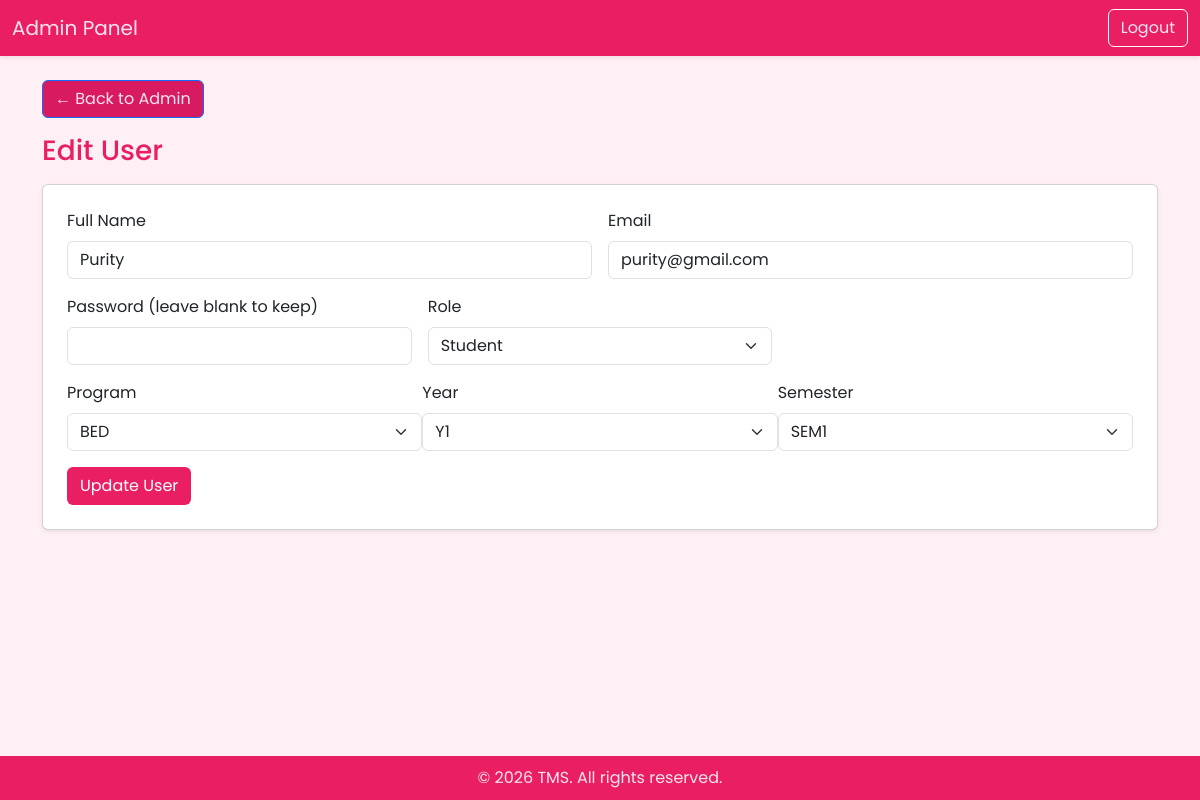
The app's page /edit_venue.php?id=16 (signed in) with its own data.
### tables this page shows
CREATE TABLE `users` (
  `id` int(11) NOT NULL,
  `name` varchar(255) NOT NULL,
  `email` varchar(255) NOT NULL,
  `password` varchar(255) NOT NULL,
  `role` enum('admin','lecturer','student') NOT NULL,
  `program` varchar(50) DEFAULT NULL,
  `year` varchar(10) DEFAULT NULL,
  `semester` varchar(10) DEFAULT NULL,
  `created_at` timestamp NOT NULL DEFAULT current_timestamp()
);

### edit_venue.php (the view, shortened to what this page needs)
<?php
require '../db.php';
$id = $_GET['id'] ?? null;
$stmt = $pdo->prepare("SELECT * FROM users WHERE id=?");
$stmt->execute([$id]);
$user = $stmt->fetch();
?>
<!DOCTYPE html>
<html lang="en">
<head>
    <link href="https://cdn.jsdelivr.net/npm/bootstrap@5.3.2/dist/css/bootstrap.min.css" rel="stylesheet">
    <link href="../assets/css/font.css" rel="stylesheet">
</head>
<body class="d-flex flex-column min-vh-100">
    <nav class="navbar navbar-expand-lg navbar-pink shadow-sm mb-4">
        <div class="container-fluid">
            <a class="navbar-brand" href="dashboard.php">Admin Panel</a>
            <a href="logout.php" class="btn btn-outline-light ms-auto">Logout</a>
        </div>
    </nav>
    <main class="container flex-grow-1 mb-5">
        <div class="mb-3">
            <a href="../admin/dashboard.php" class="btn btn-outline-primary" style="background-color:#d81b60;color:#ffe4f0">
                ← Back to Admin
            </a>
        </div>
        <h3 class="text-pink mb-3">Edit User</h3>
        <div class="card shadow-sm p-4">
            <form method="post">
                <div class="row g-3">
                    <div class="col-md-6">
                        <label class="form-label">Full Name</label>
                        <input type="text" name="name" class="form-control" value="<?= htmlspecialchars($user['name']) ?>" required>
                    </div>
                    <div class="col-md-6">
                        <label class="form-label">Email</label>
                        <input type="email" name="email" class="form-control" value="<?= htmlspecialchars($user['email']) ?>" required>
                    </div>
                    <div class="col-md-4">
                        <label class="form-label">Password (leave blank to keep)</label>
                        <input type="password" name="password" class="form-control">
                    </div>
                    <div class="col-md-4">
                        <label class="form-label">Role</label>
                        <select name="role" class="form-select" id="roleSelect" required>
                            <option value="student" <?= $user['role'] == 'student' ? 'selected' : '' ?>>Student</option>
                        </select>
                    </div>
                    <div id="studentFields" style="display:<?= $user['role'] == 'student' ? 'flex' : 'none' ?>;">
                        <div class="col-md-4">
                            <label class="form-label">Program</label>
                            <select name="program" class="form-select">
                                <option value="BED" <?= $user['program'] == 'BED' ? 'selected' : '' ?>>BED</option>
                            </select>
                        </div>
                        <div class="col-md-4">
                            <label class="form-label">Year</label>
                            <select name="year" class="form-select">
                                <option value="Y1" <?= $user['year'] == 'Y1' ? 'selected' : '' ?>>Y1</option>
                            </select>
                        </div>
                        <div class="col-md-4">
                            <label class="form-label">Semester</label>
                            <select name="semester" class="form-select">
                                <option value="SEM1" <?= $user['semester'] == 'SEM1' ? 'selected' : '' ?>>SEM1</option>
                            </select>
                        </div>
                    </div>
                    <div class="col-12">
                        <button type="submit" name="submit" class="btn btn-pink">Update User</button>
                    </div>
                </div>
            </form>
        </div>
    </main>
    <footer>© <?= date('Y') ?> TMS. All rights reserved.</footer>
</body>
</html>

### edit_venue.php (style rules this page uses)
body { background: #fff0f6; }
.btn-pink { background: #e91e63; color: #fff; }
.text-pink { color: #e91e63; }
.navbar-pink { background: #e91e63 !important; color: #ffe4f0 !important; }
.navbar-pink .navbar-brand, .navbar-pink .btn, .navbar-pink span { color: #ffe4f0 !important; }
footer { background: #e91e63; color: #ffe4f0; text-align: center; padding: 10px; }

### records on screen
users: name "Purity", email "purity@gmail.com", role "Student", program "BED", year "Y1", semester "SEM1"
